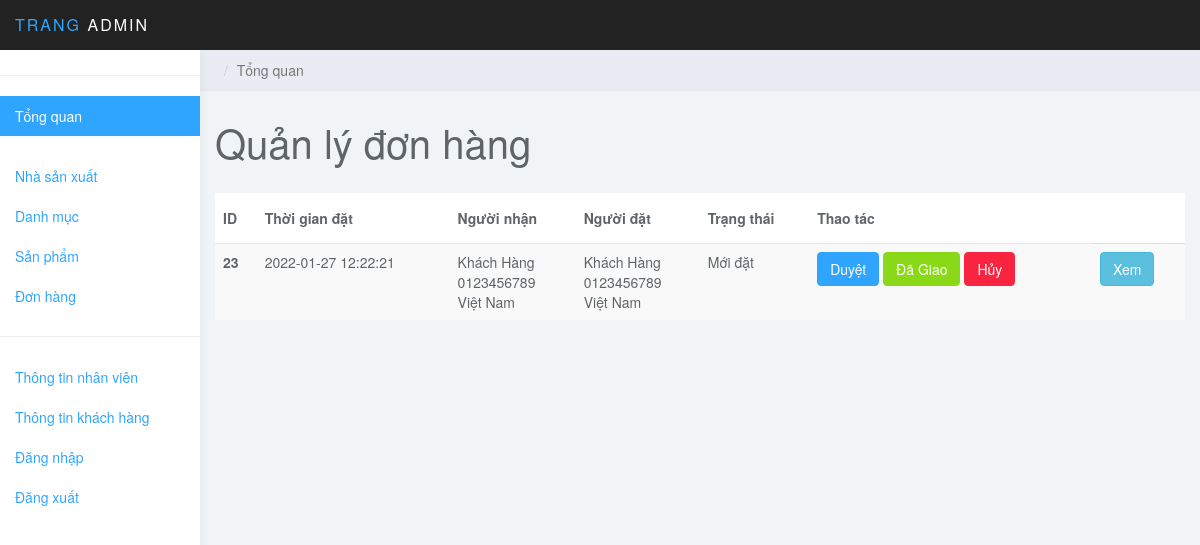
Page /admin/orders/index.php (signed in) on the earlier database version.
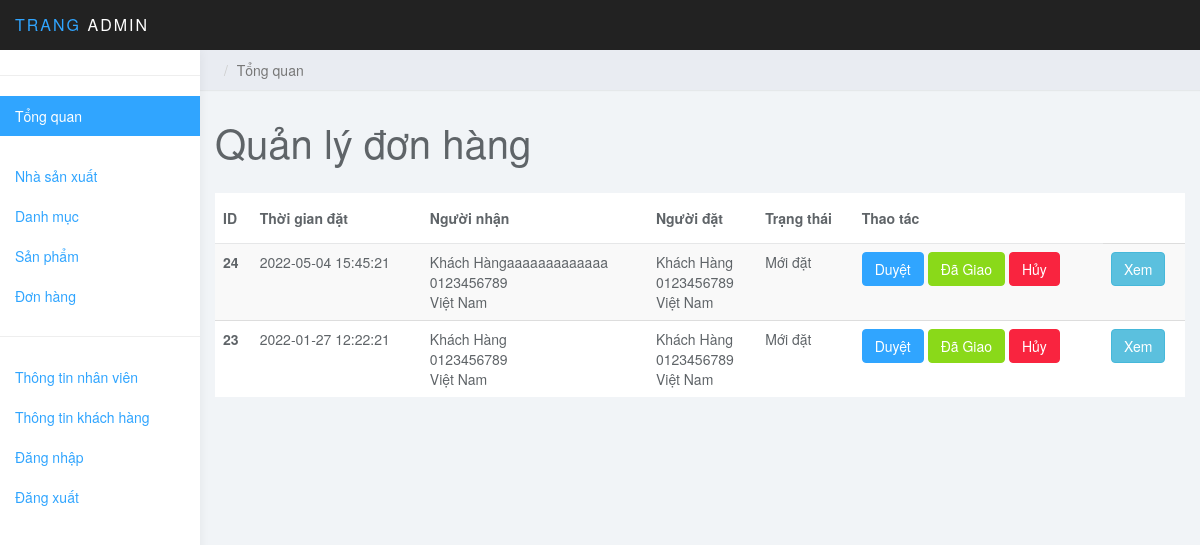
Same page on the later database version.
### tables this page shows
CREATE TABLE `orders` (
  `id` int(11) NOT NULL,
  `customer_id` int(11) NOT NULL,
  `employee_id` int(11) DEFAULT NULL,
  `created_at` timestamp NOT NULL DEFAULT CURRENT_TIMESTAMP ON UPDATE CURRENT_TIMESTAMP,
  `receiver_name` varchar(50) NOT NULL,
  `receiver_phone` varchar(15) NOT NULL,
  `receiver_address` text NOT NULL,
  `status` int(11) NOT NULL,
  `note` text,
  `total_price` float NOT NULL
);

CREATE TABLE `customers` (
  `id` int(11) NOT NULL,
  `name` varchar(50) NOT NULL,
  `phone` varchar(15) NOT NULL,
  `gender` int(11) NOT NULL,
  `address` text NOT NULL,
  `email` varchar(50) NOT NULL,
  `password` varchar(200) NOT NULL,
  `token` varchar(50) DEFAULT NULL
);

CREATE TABLE `order_status` (
  `id` int(11) NOT NULL,
  `name` varchar(20) NOT NULL
);

### admin/orders/index.php (the view, shortened to what this page needs)
<?php
include_once "../header.php";
include_once "../sidebar.php";
?>
<div class="col-sm-9 col-sm-offset-3 col-lg-10 col-lg-offset-2 main">
    <div class="row">
        <ol class="breadcrumb">
            <li class="active">Tổng quan</li>
        </ol>
    </div>
    <div class="row">
        <div class="col-lg-6">
            <h1 class="page-header">Quản lý đơn hàng</h1>
        </div>
    </div>
    <table class="table table-striped">
        <thead>
        <tr>
            <th scope="col">ID</th>
            <th scope="col">Thời gian đặt</th>
            <th>Người nhận</th>
            <th>Người đặt</th>
            <th>Trạng thái</th>
            <th>Thao tác</th>
        </tr>
        </thead>
        <tbody>
        <?php
        include_once "../connect.php";
        $sql = "SELECT orders.*,customers.name,customers.address,customers.phone , order_status.name as status_name FROM orders
        JOIN customers
        ON customers.id = orders.customer_id
        JOIN order_status
        ON order_status.id = orders.status
        ORDER BY orders.id DESC ";
        $row=mysqli_query($connect,$sql);
        foreach ($row as $each) {
        ?>
        <tr>
            <th scope="row"><?php echo $each["id"]?></th>
            <td><?php echo $each["created_at"]?></td>
            <td>
                <?php echo $each["receiver_name"]?>
                <br>
                <?php echo $each["receiver_phone"]?>
                <br>
                <?php echo $each["receiver_address"]?>
            </td>
            <td>
                <?php echo $each["name"]?>
                <br>
                <?php echo $each["phone"]?>
                <br>
                <?php echo $each["address"]?>
            </td>
            <td>
                <?php echo $each["status_name"]?>
            </td>
            <td>
                <?php if ($each["status"]==1 || $each["status"]==2) { ?>
                <a href="update.php?id=<?php echo $each["id"]?>&status=2"><button type="button" class="btn btn-primary">Duyệt</button></a>
                <a href="update.php?id=<?php echo $each["id"]?>&status=3"><button type="button" class="btn btn-success">Đã Giao</button></a>
                <a href="update.php?id=<?php echo $each["id"]?>&status=4"><button type="button" class="btn btn-danger">Hủy</button></a>
                 <?php  } ?>
            </td>
            <td>
                <a href="detail.php?id=<?php echo $each["id"]?>"><button type="button" class="btn btn-info">Xem</button></a>
            </td>
        </tr>
        <?php
            }
        ?>
        </tbody>
    </table>
    <?php
    include_once "../footer.php";
    ?>

Differences in the rows shown:
added orders: id "24", created_at "2022-05-04 15:45:21", receiver_name "Khách Hàngaaaaaaaaaaaaa", receiver_phone "0123456789", receiver_address "Việt Nam", customer.name "Khách Hàng", customer.phone "0123456789", customer.address "Việt Nam", order_status.name "Mới đặt"
